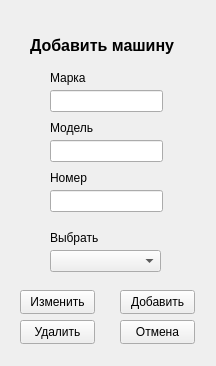
<?xml version="1.0" encoding="UTF-8"?>
<ui version="4.0">
 <class>Form</class>
 <widget class="QWidget" name="Form">
  <property name="geometry">
   <rect>
    <x>0</x>
    <y>0</y>
    <width>216</width>
    <height>366</height>
   </rect>
  </property>
  <property name="windowTitle">
   <string>Form</string>
  </property>
  <widget class="QLabel" name="label">
   <property name="geometry">
    <rect>
     <x>30</x>
     <y>30</y>
     <width>161</width>
     <height>31</height>
    </rect>
   </property>
   <property name="font">
    <font>
     <pointsize>12</pointsize>
     <bold>true</bold>
    </font>
   </property>
   <property name="text">
    <string>Добавить машину</string>
   </property>
  </widget>
  <widget class="QLineEdit" name="firma">
   <property name="geometry">
    <rect>
     <x>50</x>
     <y>90</y>
     <width>113</width>
     <height>22</height>
    </rect>
   </property>
  </widget>
  <widget class="QLineEdit" name="model">
   <property name="geometry">
    <rect>
     <x>50</x>
     <y>140</y>
     <width>113</width>
     <height>22</height>
    </rect>
   </property>
  </widget>
  <widget class="QLabel" name="label_2">
   <property name="geometry">
    <rect>
     <x>50</x>
     <y>70</y>
     <width>49</width>
     <height>16</height>
    </rect>
   </property>
   <property name="text">
    <string>Марка</string>
   </property>
  </widget>
  <widget class="QLabel" name="label_3">
   <property name="geometry">
    <rect>
     <x>50</x>
     <y>120</y>
     <width>49</width>
     <height>16</height>
    </rect>
   </property>
   <property name="text">
    <string>Модель</string>
   </property>
  </widget>
  <widget class="QLineEdit" name="number">
   <property name="geometry">
    <rect>
     <x>50</x>
     <y>190</y>
     <width>113</width>
     <height>22</height>
    </rect>
   </property>
  </widget>
  <widget class="QLabel" name="label_4">
   <property name="geometry">
    <rect>
     <x>50</x>
     <y>170</y>
     <width>49</width>
     <height>16</height>
    </rect>
   </property>
   <property name="text">
    <string>Номер</string>
   </property>
  </widget>
  <widget class="QPushButton" name="b_ok">
   <property name="geometry">
    <rect>
     <x>120</x>
     <y>290</y>
     <width>75</width>
     <height>24</height>
    </rect>
   </property>
   <property name="text">
    <string>Добавить</string>
   </property>
  </widget>
  <widget class="QPushButton" name="b_kill">
   <property name="geometry">
    <rect>
     <x>20</x>
     <y>320</y>
     <width>75</width>
     <height>24</height>
    </rect>
   </property>
   <property name="text">
    <string>Удалить</string>
   </property>
  </widget>
  <widget class="QPushButton" name="b_cancel">
   <property name="geometry">
    <rect>
     <x>120</x>
     <y>320</y>
     <width>75</width>
     <height>24</height>
    </rect>
   </property>
   <property name="text">
    <string>Отмена</string>
   </property>
  </widget>
  <widget class="QPushButton" name="b_change">
   <property name="geometry">
    <rect>
     <x>20</x>
     <y>290</y>
     <width>75</width>
     <height>24</height>
    </rect>
   </property>
   <property name="text">
    <string>Изменить</string>
   </property>
  </widget>
  <widget class="QComboBox" name="cb_couse">
   <property name="geometry">
    <rect>
     <x>50</x>
     <y>250</y>
     <width>111</width>
     <height>22</height>
    </rect>
   </property>
  </widget>
  <widget class="QLabel" name="label_5">
   <property name="geometry">
    <rect>
     <x>50</x>
     <y>230</y>
     <width>49</width>
     <height>16</height>
    </rect>
   </property>
   <property name="text">
    <string>Выбрать</string>
   </property>
  </widget>
 </widget>
 <resources/>
 <connections/>
</ui>
